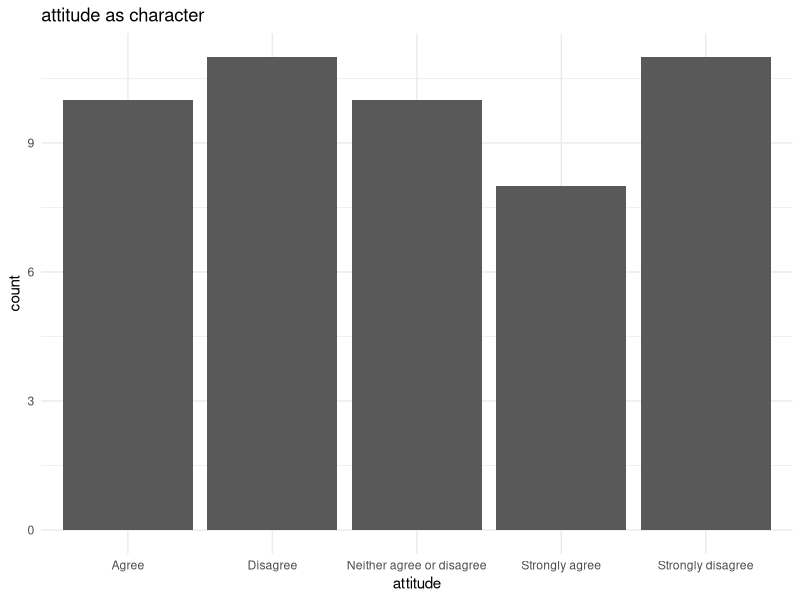
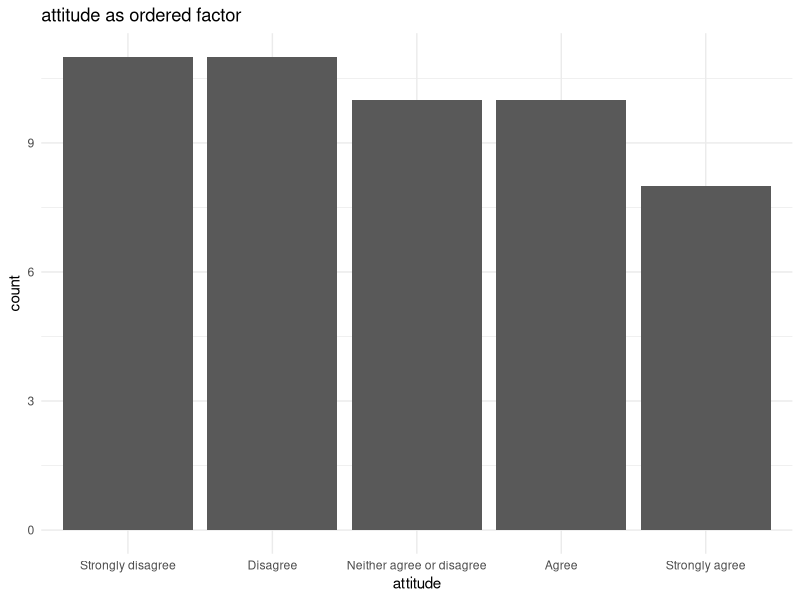
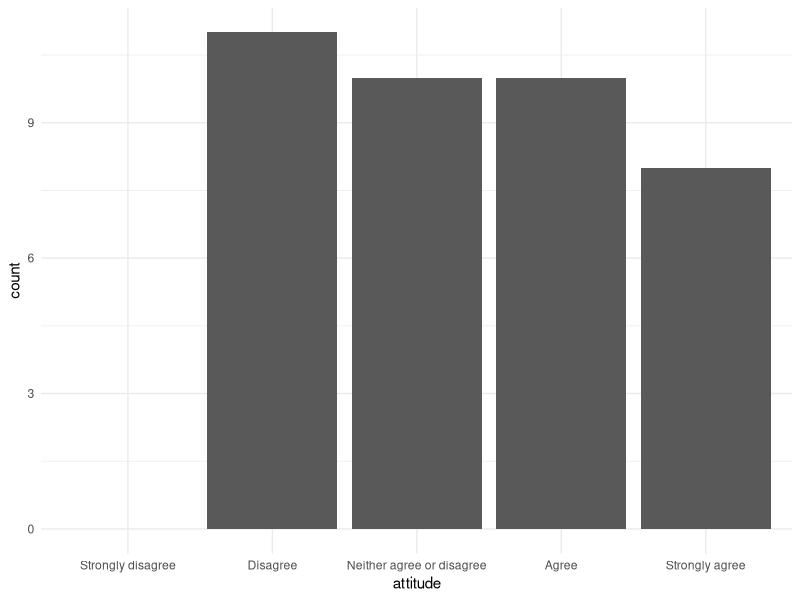

The R source for these figures, in order:
## ---- chunk 1
library(tidyverse)
library(lubridate) # for working with dates
## ---- chunk 2
set.seed(1)
df  <- tibble(group = sample(c(rep(1:4, each=12), rep(999,2))),
              birthdate = c(seq(as.Date('1980/01/01'), as.Date('1990/01/01'), by="day")) %>% sample(50),
              gender = sample(c('M', 'F'), 50, replace=TRUE),
              attitude = sample(c('Strongly disagree', 'Disagree', 'Neither agree or disagree', 'Agree', 'Strongly agree'), 50, replace=TRUE)) 
  

df

## ---- chunk 3
df %>% summary()
## ---- chunk 4

df <- df %>%
  mutate(age = time_length(interval(birthdate, today()), "years") %>% floor(), # floor rounds downwards
         group = na_if(group, 999)) %>%
  select(-birthdate)

## ---- chunk 5
summary(df)
## ---- chunk 6

df %>%
  rownames_to_column('sbj_id')

## ---- chunk 7
df %>%
  distinct(gender)
## ---- chunk 8
df %>%
  distinct(group)

## ---- chunk 9
df %>%
  distinct(attitude)
## ---- chunk 10
df %>%
  count(group)
## ---- chunk 11
df %>%
  count(group, gender) %>% # count() is a combination of group_by() and tally()
  arrange(desc(n)) %>%
  arrange(group)
## ---- chunk 12
df %>%
  count(gender) %>%
  mutate(percentage = prop.table(n))
## ---- chunk 13
df %>%
  count(group, gender) %>%
  group_by(group) %>% # find the percentages of F/M within each group
  mutate(percentage = prop.table(n) %>% round(2)) %>%
  ungroup()

## ---- chunk 14
grouped_df <- df %>%
  group_by(gender)

grouped_df %>%
  summarise(mean_age = mean(age))
## ---- chunk 15
df %>%
  relocate(gender, .before = age)

## ---- chunk 16
df %>%
  rename(attitude_chr = attitude)

## ---- chunk 17
df %>%
  mutate(gender = recode(gender, M = 0, F = 1))

## ---- chunk 18
df <- df %>%
  mutate(across(!age, factor)) # or mutate(across(c(group, gender, attitude), factor))

# or mutate(group = factor(group), gender = factor(gender), attitude = factor(attitude))

df
## ---- chunk 19
str(df)
## ---- chunk 20
levels(df$attitude)
## ---- chunk 21
df <- df %>%
  mutate(attitude = factor(attitude, ordered = TRUE, levels = c('Strongly disagree', 'Disagree', 'Neither agree or disagree', 'Agree', 'Strongly agree')))
## ---- chunk 22
str(df)
## ---- chunk 23
levels(df$attitude)
## ---- chunk 24
df %>%
  mutate(attitude = as.character(attitude)) %>%
  ggplot(aes(attitude)) + geom_bar() + 
  labs(title = 'attitude as character') + 
  theme_minimal()

df %>%
  ggplot(aes(attitude)) + geom_bar() + 
  labs(title = 'attitude as ordered factor') + 
  theme_minimal()

## ---- chunk 25
df %>%
  filter(attitude != 'Strongly disagree') %>%
  ggplot(aes(attitude)) + geom_bar()  + 
  scale_x_discrete(drop = FALSE) + 
  theme_minimal()

## ---- chunk 26

df <- df %>%
  mutate(attitude_num = as.numeric(attitude))

df

df %>%
  distinct(attitude, attitude_num)
  
## ---- chunk 27
as.numeric("word")
## ---- chunk 28
df %>%
  group_by(group, gender) %>%
  summarise(attitude_mean = mean(attitude_num),
            attitude_median = median(attitude_num),
            attitude_sd = sd(attitude_num),
            n = n()) %>%
  mutate(across(is_double, round, 2)) # this rounds the mean, median and sd to 2 decimals

## ---- chunk 29
df %>%
  filter(gender == 'M')

## ---- chunk 30

detach(package:tidyverse, unload=TRUE)

## ---- chunk 31
df %>%
  filter(gender == 'M')

## ---- chunk 32
df %>%
  dplyr::filter(gender == 'M') 

## ---- chunk 33
library(dplyr)
library(plyr)
## ---- chunk 34
df %>%
  dplyr::summarise(n = n())

## ---- chunk 35
detach(package:plyr, unload=TRUE)
